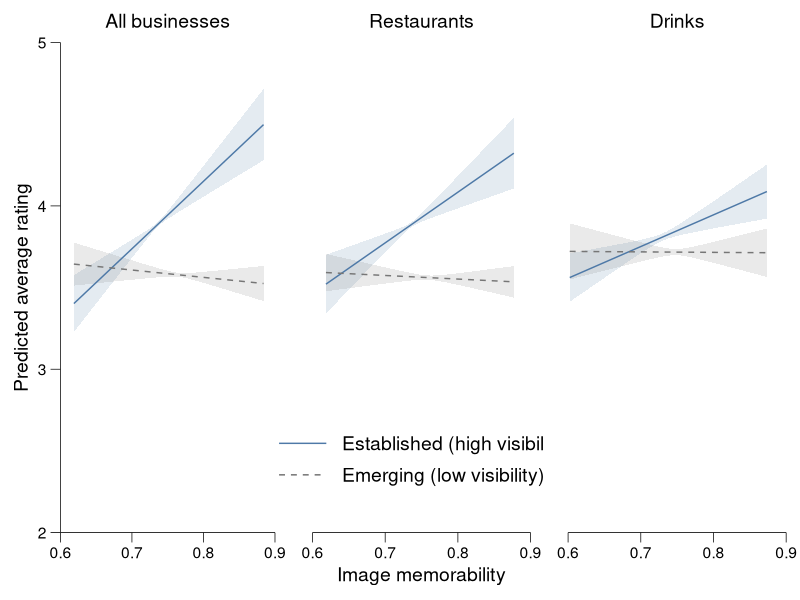

This chart was generated by the following R code:
################################################################################
# Figure 4: Predicted Average Rating by Image Memorability and Business Visibility
#
# Last updated: 2026-01-26
################################################################################

# =============================================================================
# 1. PACKAGES & SETUP
# =============================================================================

# Function to install missing packages and load dependencies
load_packages <- function(pkgs) {
  new_pkgs <- pkgs[!(pkgs %in% installed.packages()[, "Package"])]
  if (length(new_pkgs)) install.packages(new_pkgs)
  invisible(lapply(pkgs, library, character.only = TRUE))
}

package_list <- c("tidyverse", "readr", "grid", "gridExtra", "gtable")
load_packages(package_list)

# Set working directory to source location (RStudio support)
if (requireNamespace("rstudioapi", quietly = TRUE) && rstudioapi::isAvailable()) {
  setwd(dirname(rstudioapi::getActiveDocumentContext()$path))
}

# =============================================================================
# 2. GLOBAL PARAMETERS (House Style)
# =============================================================================

# Typography
FONT_FAMILY    <- "sans"
FONT_SIZE_PT   <- 14
FONT_SIZE_GEOM <- FONT_SIZE_PT / .pt

# Geometry
LINE_WIDTH     <- 0.25
TICK_LENGTH    <- unit(0.25, "cm")

# Colors
COLOR_HIGH_VIS <- "#4E79A7" 
COLOR_LOW_VIS  <- "#767676" 

PALETTE_VIS    <- c("Established (high visibility)" = COLOR_HIGH_VIS, 
                    "Emerging (low visibility)" = COLOR_LOW_VIS)

# Line types mapping
LINE_PALETTE   <- c("Established (high visibility)" = "solid", 
                    "Emerging (low visibility)" = "dashed")

# Axes
Y_LIMITS       <- c(2, 5)
Y_BREAKS       <- seq(2, 5, by = 1)

X_LIMITS       <- c(0.6, 0.9)
X_BREAKS       <- seq(0.6, 0.9, by = 0.1)

# =============================================================================
# 3. THEME DEFINITION
# =============================================================================

theme_house_style <- function() {
  theme_classic(base_size = FONT_SIZE_PT, base_family = FONT_FAMILY) +
    theme(
      text = element_text(color = "black"),
      axis.title = element_text(face = "plain"),
      axis.text = element_text(color = "black"),
      plot.title = element_text(size = FONT_SIZE_PT, face = "plain", hjust = 0.5),
      
      # House style lines
      axis.line = element_line(color = "black", linewidth = LINE_WIDTH),
      axis.ticks = element_line(color = "black", linewidth = LINE_WIDTH),
      axis.ticks.length = TICK_LENGTH,
      
      # Clean Layout
      panel.grid = element_blank(),
      legend.background = element_blank(),
      legend.key = element_blank(),
      plot.margin = margin(t = 10, r = 10, b = 10, l = 10, unit = "pt")
    )
}

# =============================================================================
# 4. DATA LOADING & PROCESSING
# =============================================================================

# NOTE: Ensure your CSV file is in the working directory
df <- read_csv("plot_data_moderation_all.csv", show_col_types = FALSE)

# Ensure Factor Levels are correct for legend ordering
df$status <- factor(df$status, levels = c("Established (high visibility)", "Emerging (low visibility)"))

# Split data into subsets for the three panels
df_all  <- df %>% filter(sample == "All businesses")
df_rest <- df %>% filter(sample == "Restaurants")
df_drnk <- df %>% filter(sample == "Drinks")

# =============================================================================
# 5. PLOTTING FUNCTIONS
# =============================================================================

create_base_plot <- function(data, title_text, show_y_axis = TRUE, show_legend = FALSE) {
  
  # 1. Global aes definition (includes linetype for dashed/solid distinction)
  p <- ggplot(data, aes(x = memory_score, y = pred, color = status, fill = status, linetype = status)) +
    
    # 2. Confidence Interval Ribbons
    # show.legend = FALSE prevents the gray box from appearing in the final legend key
    geom_ribbon(aes(ymin = ci_low, ymax = ci_high), 
                alpha = 0.15, 
                color = NA, 
                linetype = "solid", 
                show.legend = FALSE) + 
    
    # Main Line
    geom_line(linewidth = 0.5) +
    
    # Scales
    scale_color_manual(values = PALETTE_VIS) +
    scale_fill_manual(values = PALETTE_VIS) +
    scale_linetype_manual(values = LINE_PALETTE) + 
    
    # Axes
    scale_x_continuous(breaks = X_BREAKS, labels = scales::number_format(accuracy = 0.1), expand = c(0, 0)) +
    scale_y_continuous(breaks = Y_BREAKS, expand = c(0, 0)) +
    
    # Coord (Clip on to allow points/lines to touch edge)
    coord_cartesian(ylim = Y_LIMITS, xlim = X_LIMITS, clip = "on") +
    
    # Labels
    labs(title = title_text, x = "Image memorability", y = "Predicted average rating") +
    
    # Theme application
    theme_house_style()+
    
    # Legend aesthetics adjustment
    # Override linewidth to 0.5 to ensure legend lines are thin and crisp
    guides(
      color    = guide_legend(override.aes = list(linewidth = 0.5)),
      fill     = guide_legend(override.aes = list(linewidth = 0.5)),
      linetype = guide_legend(override.aes = list(linewidth = 0.5))
    )
  
  # Conditional Y-Axis Removal (for middle and right plots)
  if (!show_y_axis) {
    p <- p + theme(
      axis.title.y = element_blank(),
      axis.text.y = element_blank(),
      axis.ticks.y = element_blank(),
      axis.line.y = element_blank()
    )
  }
  
  # Conditional Legend Placement (Center plot only)
  if (show_legend) {
    p <- p + theme(
      legend.position = c(0.5, 0.22),
      legend.title = element_blank(),
      legend.text = element_text(size = FONT_SIZE_PT),
      legend.key.height = unit(0.8, "cm"),
      legend.key.width = unit(1.5, "cm") # Ensure width is enough to see the dash
    )
  } else {
    p <- p + theme(legend.position = "none")
  }
  
  return(p)
}

# =============================================================================
# 6. GENERATE PLOTS
# =============================================================================

# Plot 1: All Businesses
# Note: x = " " is used instead of NULL to reserve vertical space for the label, 
# ensuring the plot area aligns perfectly with the middle plot (which has a label).
p1 <- create_base_plot(df_all, "All businesses", show_y_axis = TRUE, show_legend = FALSE) +
  labs(x = " ")

# Plot 2: Restaurants
# This plot contains the X-axis label and the Legend
p2 <- create_base_plot(df_rest, "Restaurants", show_y_axis = FALSE, show_legend = TRUE) +
  labs(x = "Image memorability") +
  theme(
    legend.position = c(0.5, 0.15),
    legend.direction = "vertical",
    legend.spacing.y = unit(0, "pt")
  )

# Plot 3: Drinks
# Note: x = " " reserves vertical space to match p2
p3 <- create_base_plot(df_drnk, "Drinks", show_y_axis = FALSE, show_legend = FALSE) +
  labs(x = " ")

# =============================================================================
# 7. COMBINE & EXPORT
# =============================================================================

# Arrange in 1 row, 3 columns
# Widths are adjusted (1.13 vs 1) to account for the Y-axis labels on the first plot
p_combined <- grid.arrange(p1, p2, p3, nrow = 1, widths = c(1.13, 1, 1))

# Save Dimensions
FIG_WIDTH  <- 10
FIG_HEIGHT <- 5

# Determine the best available PDF device
save_device <- tryCatch(
  {
    cairo_pdf(tempfile())
    dev.off()
    cairo_pdf
  },
  error = function(e) "pdf",
  warning = function(w) "pdf"
)

ggsave(
  filename = file.path("fig4.pdf"),
  plot     = p_combined,
  width    = FIG_WIDTH,
  height   = FIG_HEIGHT,
  device   = save_device
)

ggsave(
  filename = file.path("fig4.svg"),
  plot     = p_combined,
  device   = "svg",
  width    = FIG_WIDTH,
  height   = FIG_HEIGHT,
  units    = "in"
)

ggsave(
  filename = file.path("fig4.png"),
  plot     = p_combined,
  width    = FIG_WIDTH,
  height   = FIG_HEIGHT,
  units    = "in",
  dpi      = 400,
  bg       = "white"
)
